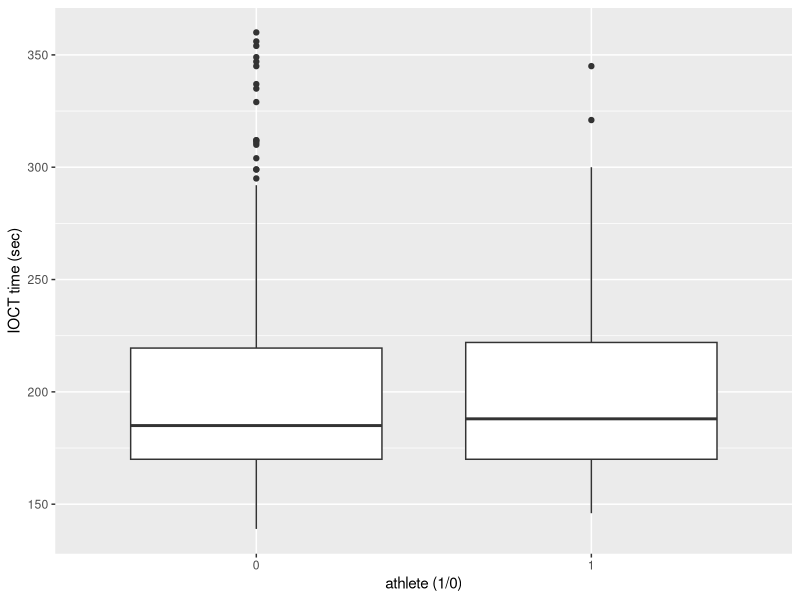
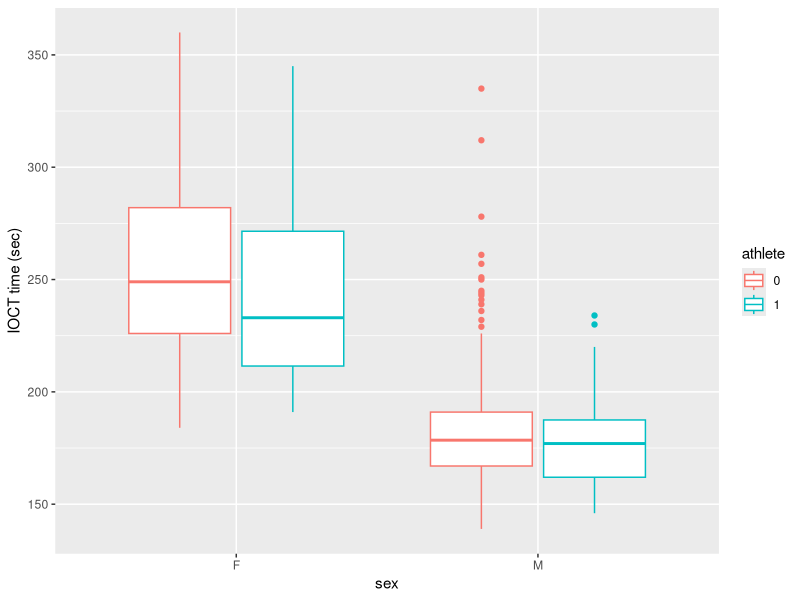

Write R code to recreate these figures, in order.
## ---- chunk 1
knitr::opts_chunk$set(echo = FALSE,
                      message = FALSE,
                      warning = FALSE)
library(tidyverse)
library(knitr)
library(broom)
## ---- chunk 2

cadets <- read_csv(file = "obstacle_course.csv")

cadets %>% 
  filter(IOCT_Time < 420) %>% 
  ggplot(aes(x = as.factor(athlete), y = IOCT_Time)) +
  geom_boxplot() +
  labs(y = "IOCT time (sec)", x = "athlete (1/0)")
## ---- chunk 3
cadets %>% 
  filter(IOCT_Time < 420) %>% 
  group_by(athlete) %>% 
  summarize(mean = mean(IOCT_Time),
            sd = sd(IOCT_Time),
            n = n()) %>% 
  kable(digits = 2, caption = "Summary statistics of IOCT times (seconds) by intercollegiate athlete status.")
## ---- chunk 4
library(rstatix)
cadets %>% 
  filter(IOCT_Time < 420) %>% 
  t_test(IOCT_Time ~ athlete, detailed = TRUE) %>% 
  select(conf.low, conf.high) %>% 
  rename(lower95 = conf.low,
         upper95 = conf.high) %>% 
  kable(digits = 3)
## ---- chunk 5
cadets %>% 
  filter(IOCT_Time < 420) %>% 
  count(sex, athlete) %>% 
  pivot_wider(id_cols = athlete, names_from = sex, values_from = n) %>% 
  kable(caption = "Athlete status by cadet sex.")

cadets %>% 
  filter(IOCT_Time < 420) %>% 
  group_by(sex) %>% 
  summarize(mean = mean(IOCT_Time),
            sd = sd(IOCT_Time),
            n = n()) %>% 
  kable(digits = 2, caption = "Summary statistics of IOCT times (seconds) by sex.")
## ---- chunk 6
cadets %>% 
  filter(IOCT_Time < 420) %>% 
  ggplot(aes(x = sex, y = IOCT_Time, color = as.factor(athlete))) +
  geom_boxplot() +
  labs(y = "IOCT time (sec)", color = "athlete")
